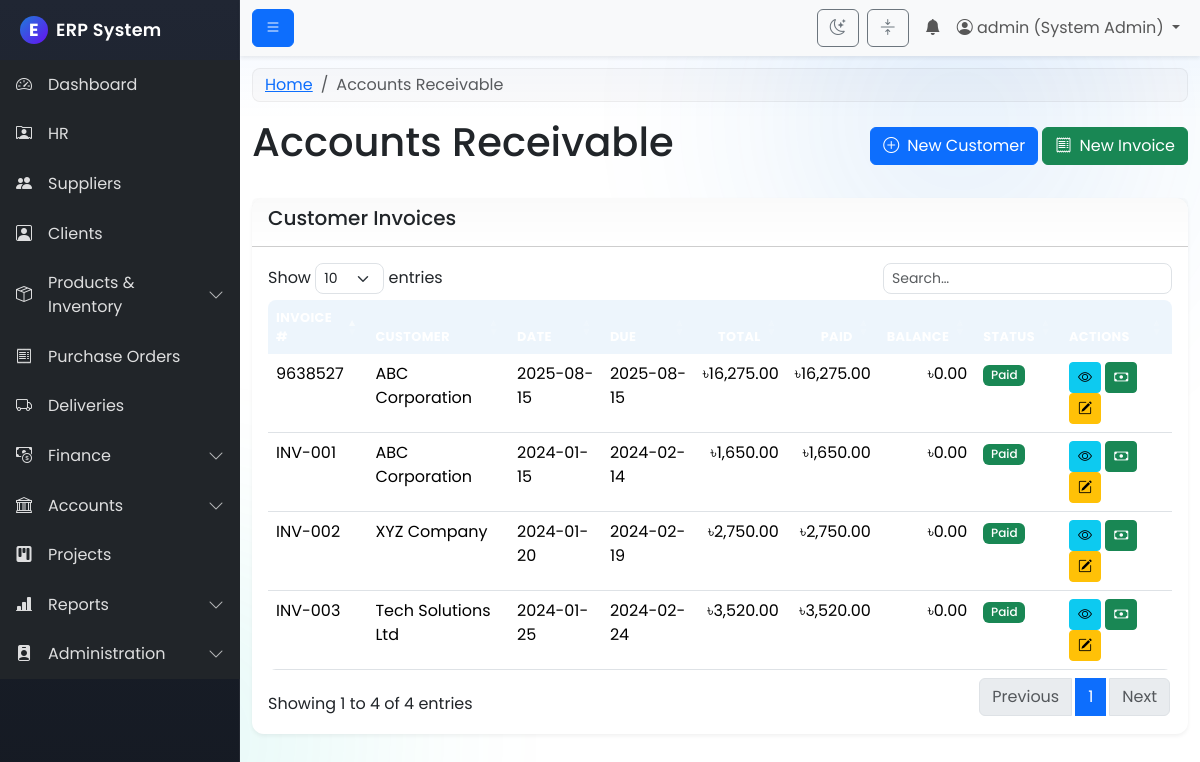
Page /modules/accounts/accounts_receivable.php (signed in) on the committed database.
### tables this page shows
CREATE TABLE `ar_invoices` (
  `id` int(11) NOT NULL,
  `customer_id` int(11) NOT NULL,
  `invoice_no` varchar(64) NOT NULL,
  `invoice_date` date NOT NULL,
  `due_date` date NOT NULL,
  `subtotal` decimal(12,2) NOT NULL DEFAULT 0.00,
  `tax_code_id` int(11) DEFAULT NULL,
  `tax_amount` decimal(12,2) NOT NULL DEFAULT 0.00,
  `total` decimal(12,2) NOT NULL,
  `paid` decimal(12,2) NOT NULL DEFAULT 0.00,
  `status` enum('Unpaid','Partially Paid','Paid','Overdue') DEFAULT 'Unpaid',
  `created_at` timestamp NOT NULL DEFAULT current_timestamp()
);

CREATE TABLE `ar_customers` (
  `id` int(11) NOT NULL,
  `customer_name` varchar(255) NOT NULL,
  `email` varchar(255) DEFAULT NULL,
  `created_at` timestamp NOT NULL DEFAULT current_timestamp()
);

### includes/permissions.php (called while the page is built, shortened)
<?php
function has_permission($required_permissions) {
    if ($_SESSION['role_name'] == 'System Admin') {
        return true;
    }
    return false;
}
?>

### modules/accounts/accounts_receivable.php (the view, shortened to what this page needs)
<?php
$page_title = "Accounts Receivable";
include('../../includes/header.php');
$conn = connect_db();
$res = $conn->query("SELECT i.*, c.customer_name FROM ar_invoices i JOIN ar_customers c ON c.id=i.customer_id ORDER BY i.invoice_date DESC");
?>
<div class="d-flex justify-content-between align-items-center mb-4">
  <h1><?php echo $page_title; ?></h1>
  <?php if (has_permission('budget_manage')): ?>
  <div>
    <a href="/erp_project/modules/accounts/ar_add_customer.php" class="btn btn-primary"><i class="bi bi-plus-circle me-2"></i>New Customer</a>
    <a href="/erp_project/modules/accounts/ar_add_invoice.php" class="btn btn-success"><i class="bi bi-receipt me-2"></i>New Invoice</a>
  </div>
  <?php endif; ?>
</div>
<div class="card">
  <div class="card-header"><h5>Customer Invoices</h5></div>
  <div class="card-body">
    <div class="table-responsive">
      <table class="table table-hover data-table">
        <thead class="table-dark">
          <tr>
            <th>Invoice #</th>
            <th>Customer</th>
            <th>Date</th>
            <th>Due</th>
            <th class="text-end">Total</th>
            <th class="text-end">Paid</th>
            <th class="text-end">Balance</th>
            <th>Status</th>
            <?php if (has_permission('budget_manage')): ?>
            <th>Actions</th>
            <?php endif; ?>
          </tr>
        </thead>
        <tbody>
          <?php if ($res && $res->num_rows): while($row=$res->fetch_assoc()): $bal = (float)$row['total'] - (float)$row['paid']; ?>
          <tr>
            <td><?php echo htmlspecialchars($row['invoice_no']); ?></td>
            <td><?php echo htmlspecialchars($row['customer_name']); ?></td>
            <td><?php echo htmlspecialchars($row['invoice_date']); ?></td>
            <td><?php echo htmlspecialchars($row['due_date']); ?></td>
            <td class="text-end">৳<?php echo number_format($row['total'],2); ?></td>
            <td class="text-end">৳<?php echo number_format($row['paid'],2); ?></td>
            <td class="text-end">৳<?php echo number_format($bal,2); ?></td>
            <td>
              <span class="badge bg-<?php echo $row['status']==='Paid'?'success':($row['status']==='Overdue'?'danger':'warning'); ?>">
                <?php echo htmlspecialchars($row['status']); ?>
              </span>
            </td>
            <?php if (has_permission('budget_manage')): ?>
            <td>
              <a href="/erp_project/modules/accounts/ar_view_invoice.php?id=<?php echo (int)$row['id']; ?>" class="btn btn-sm btn-info" title="View Details"><i class="bi bi-eye"></i></a>
              <a href="/erp_project/modules/accounts/ar_record_payment.php?invoice_id=<?php echo (int)$row['id']; ?>" class="btn btn-sm btn-success" title="Record Payment"><i class="bi bi-cash"></i></a>
              <a href="/erp_project/modules/accounts/ar_edit_invoice.php?id=<?php echo (int)$row['id']; ?>" class="btn btn-sm btn-warning" title="Edit"><i class="bi bi-pencil-square"></i></a>
            </td>
            <?php endif; ?>
          </tr>
          <?php endwhile; endif; ?>
        </tbody>
      </table>
    </div>
  </div>
</div>
<?php include('../../includes/footer.php'); ?>

### assets/css/style.css (style rules this page uses)
:root { --erp-sidebar-width: 15rem; --erp-brand-primary: #1e7bd9; --erp-brand-secondary: #6c757d; --erp-brand-accent: #00c4b3; --erp-shadow-sm: 0 0.125rem 0.25rem rgba(0,0,0,.06); --erp-shadow-md: 0 0.5rem 1rem rgba(0,0,0,.12); --gradient-blue: linear-gradient(135deg, #667eea 0%, #764ba2 100%); --gradient-orange: linear-gradient(135deg, #f093fb 0%, #f5576c 100%); --gradient-green: linear-gradient(135deg, #4facfe 0%, #00f2fe 100%); --gradient-purple: linear-gradient(135deg, #a8edea 0%, #fed6e3 100%); }
body { font-family: 'Poppins', sans-serif; background: var(--bs-body-bg); color: var(--bs-body-color); }
.card { border: 0; border-radius: .75rem; box-shadow: var(--erp-shadow-sm); transition: transform .2s ease, box-shadow .2s ease; }
.table { border-radius: .5rem; overflow: hidden; }
.table thead th { background: rgba(30,123,217,.08); border-bottom: 0; }
.btn { transition: transform .05s ease, box-shadow .2s ease; }
.btn-primary { box-shadow: 0 0 0 rgba(13,110,253,.0); }
body::before, body::after { content: ""; position: fixed; z-index: -1; width: 60vmax; height: 60vmax; border-radius: 50%; filter: blur(80px); opacity: .12; pointer-events: none; }
body::before { top: -20vmax; right: -10vmax; background: radial-gradient(ellipse at center, var(--erp-brand-primary) 0%, transparent 60%); }
body::after { bottom: -25vmax; left: -15vmax; background: radial-gradient(ellipse at center, var(--erp-brand-accent) 0%, transparent 60%); }
.btn { position: relative; overflow: hidden; }
.table thead th { text-transform: uppercase; letter-spacing: .4px; font-size: .8rem; }
.table .badge { font-weight: 500; }
.card > .card-header { background: linear-gradient(180deg, rgba(0,0,0,.02), transparent); font-weight: 600; }
.table thead th { background: rgba(30,123,217,.08); }

### rows in the picture
ar_invoices: invoice_no "9638527", customer.customer_name "ABC Corporation", invoice_date "2025-08-15", due_date "2025-08-15", total "16,275.00", paid "16,275.00", bal "0.00", status "Paid"
ar_invoices: invoice_no "INV-003", customer.customer_name "Tech Solutions Ltd", invoice_date "2024-01-25", due_date "2024-02-24", total "3,520.00", paid "3,520.00", bal "0.00", status "Paid"
ar_invoices: invoice_no "INV-002", customer.customer_name "XYZ Company", invoice_date "2024-01-20", due_date "2024-02-19", total "2,750.00", paid "2,750.00", bal "0.00", status "Paid"
ar_invoices: invoice_no "INV-001", customer.customer_name "ABC Corporation", invoice_date "2024-01-15", due_date "2024-02-14", total "1,650.00", paid "1,650.00", bal "0.00", status "Paid"

### other values in the picture
$_SESSION['username'] "admin"
$_SESSION['role_name'] "System Admin"
$page_title "Accounts Receivable"
